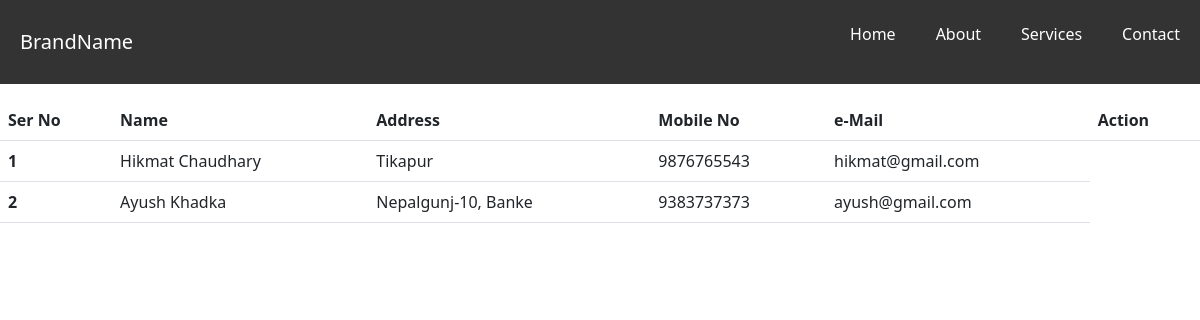
Before: / with the older database file.
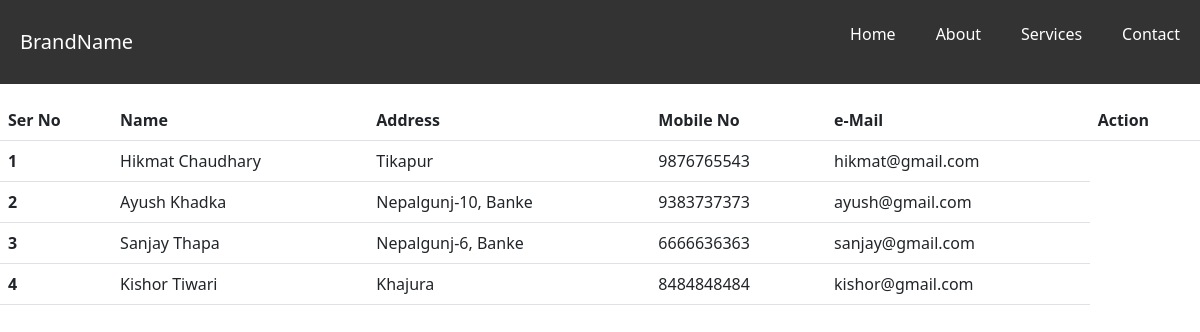
After: the same page with the newer database file.
### npjTelecom/models.py (models this page shows, shortened)
class Avenger(models.Model):
    name = models.CharField(max_length=50)
    add = models.CharField(max_length=50)
    mob = models.CharField(max_length=10)
    email = models.EmailField()
    class Meta:
        db_table = 'avenger'

### npjTelecom/views.py (the view)
# urls.py: path("", views.index, name='index'),
def index(request):
    data = Avenger.objects.all()
    return render(request, "npjTelecom/index.html", {'data':data})

### npjTelecom/templates/npjTelecom/index.html (shortened to what this page needs)
    {% extends 'npjTelecom/base.html' %}
    {% block content %}
  <link href="https://cdn.jsdelivr.net/npm/bootstrap@5.3.0-alpha1/dist/css/bootstrap.min.css" rel="stylesheet">
 <div class="mt-3">
    <table class="table">
  <thead>
    <tr>
      <th scope="col">Ser No</th>
      <th scope="col">Name</th>
      <th scope="col">Address</th>
      <th scope="col">Mobile No </th>
      <th scope="col">e-Mail</th>
      <th scope="col">Action</th>
    </tr>
  </thead>
  <tbody>
    {% for x in data %}
    <tr>
      <th scope="row">{{forloop.counter}}</th>
      <td>{{x.name}}</td>
      <td>{{x.add}}</td>
      <td>{{x.mob}}</td>
      <td>{{x.email}}</td>
    </tr>
    {% endfor %}
  </tbody>
</table>
</div>
    {% endblock %}

### npjTelecom/templates/npjTelecom/base.html (shortened to what this page needs)
<!DOCTYPE html>
<html lang="en">
<head>
</head>
<body>
<div class="navbar">
    <a href="#" class="brand">BrandName</a>
    <ul id="navbar-links">
        <li><a href="{% url 'index' %}">Home</a></li>
        <li><a href="{% url 'about' %}">About</a></li>
        <li><a href="{% url 'service' %}">Services</a></li>
        <li><a href="{% url 'contact' %}">Contact</a></li>
    </ul>
</div>
    {% block content %}
    {% endblock %}
</body>
</html>

### npjTelecom/templates/npjTelecom/base.html (style rules this page uses)
* { margin: 0; padding: 0; box-sizing: border-box; }
body { font-family: Arial, sans-serif; }
.navbar { background-color: #333; overflow: hidden; }
.navbar .brand { float: left; padding: 14px 20px; color: white; text-decoration: none; font-size: 20px; }
.navbar ul { list-style: none; float: right; }
.navbar ul li { float: left; }
.navbar ul li a { display: block; padding: 14px 20px; color: white; text-decoration: none; text-align: center; }

Changed rows visible on the page:
added Avenger: name "Sanjay Thapa", add "Nepalgunj-6, Banke", mob "6666636363", email "sanjay@gmail.com"
added Avenger: name "Kishor Tiwari", add "Khajura", mob "8484848484", email "kishor@gmail.com"
